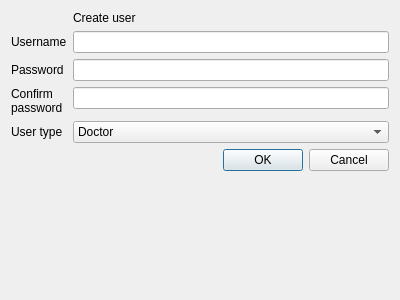
<?xml version="1.0" encoding="UTF-8"?>
<ui version="4.0">
 <class>Form</class>
 <widget class="QWidget" name="Form">
  <property name="geometry">
   <rect>
    <x>0</x>
    <y>0</y>
    <width>400</width>
    <height>300</height>
   </rect>
  </property>
  <property name="windowTitle">
   <string>Form</string>
  </property>
  <layout class="QFormLayout" name="formLayout">
   <item row="1" column="0">
    <widget class="QLabel" name="label">
     <property name="text">
      <string>Username</string>
     </property>
    </widget>
   </item>
   <item row="1" column="1">
    <widget class="QLineEdit" name="UserEdit"/>
   </item>
   <item row="2" column="0">
    <widget class="QLabel" name="label_2">
     <property name="text">
      <string>Password</string>
     </property>
    </widget>
   </item>
   <item row="2" column="1">
    <widget class="QLineEdit" name="PasswordEdit">
     <property name="echoMode">
      <enum>QLineEdit::EchoMode::Password</enum>
     </property>
    </widget>
   </item>
   <item row="4" column="0">
    <widget class="QLabel" name="label_3">
     <property name="text">
      <string>User type</string>
     </property>
    </widget>
   </item>
   <item row="4" column="1">
    <widget class="QComboBox" name="UserTypeSelector">
     <item>
      <property name="text">
       <string>Doctor</string>
      </property>
     </item>
     <item>
      <property name="text">
       <string>Nurse</string>
      </property>
     </item>
     <item>
      <property name="text">
       <string>Admin</string>
      </property>
     </item>
     <item>
      <property name="text">
       <string>Recepionist</string>
      </property>
     </item>
    </widget>
   </item>
   <item row="5" column="0" colspan="2">
    <widget class="QDialogButtonBox" name="DialogButton">
     <property name="standardButtons">
      <set>QDialogButtonBox::StandardButton::Cancel|QDialogButtonBox::StandardButton::Ok</set>
     </property>
    </widget>
   </item>
   <item row="0" column="1">
    <widget class="QLabel" name="label_4">
     <property name="text">
      <string>Create user</string>
     </property>
    </widget>
   </item>
   <item row="3" column="1">
    <widget class="QLineEdit" name="PasswordConfirmEdit"/>
   </item>
   <item row="3" column="0">
    <widget class="QLabel" name="label_5">
     <property name="text">
      <string>Confirm
password</string>
     </property>
    </widget>
   </item>
  </layout>
 </widget>
 <resources/>
 <connections/>
</ui>
